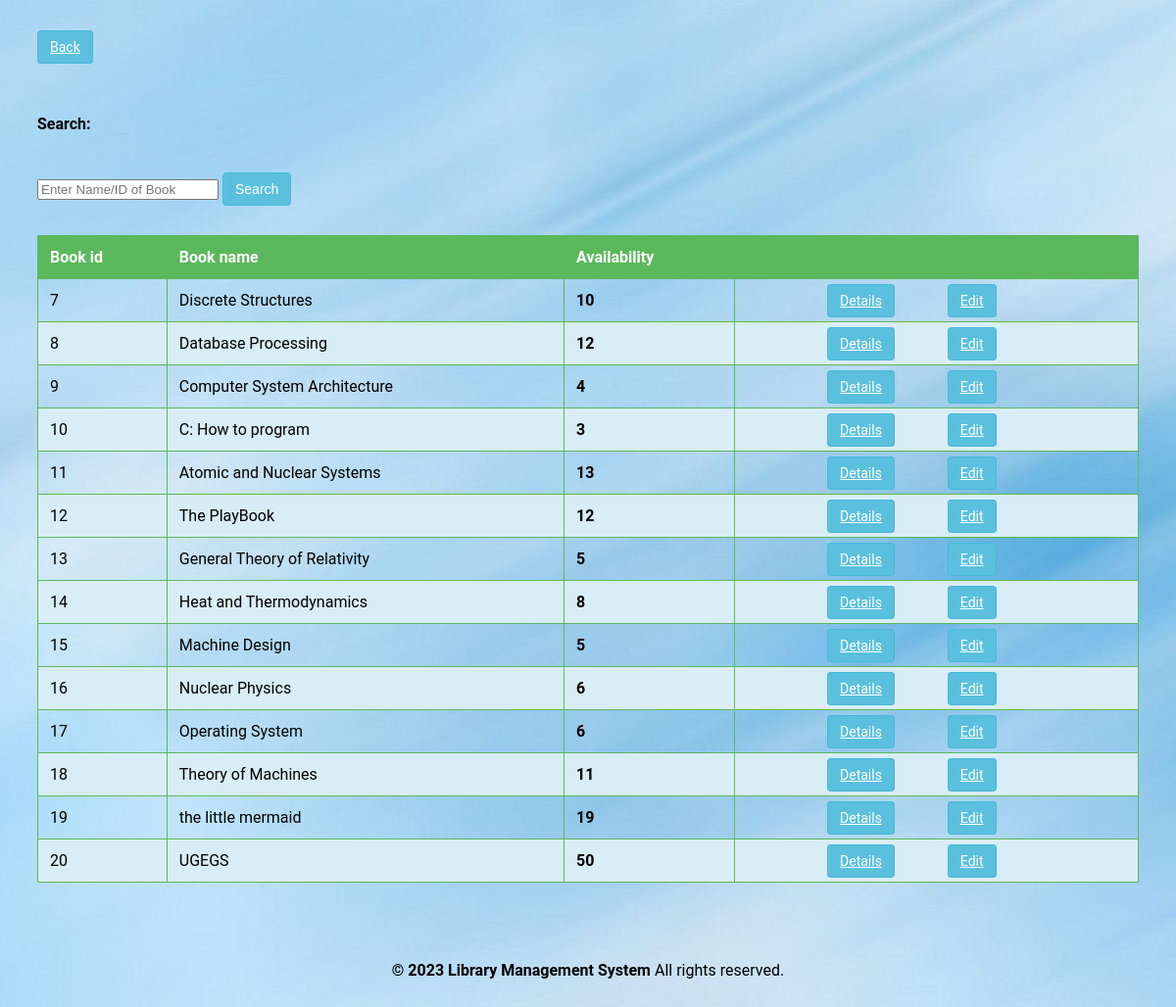
/admin/book.php (signed in), run on the app's committed database.
### tables this page shows
CREATE TABLE `book` (
  `BookId` int(10) NOT NULL,
  `Title` varchar(50) DEFAULT NULL,
  `Publisher` varchar(50) DEFAULT NULL,
  `Year` varchar(50) DEFAULT NULL,
  `Availability` int(5) DEFAULT NULL
);

### admin/book.php (the view, shortened to what this page needs)
<?php
require('dbconn.php');
?>
<?php
if ($_SESSION['RollNo']) {
    ?>
<!DOCTYPE html>
<html lang="en">
    <head>
        <a href="javascript:history.back()" class="btn btn-secondary">Back</a>
   </head>
    <body>
    <div class="span9">
        <form class="form-horizontal row-fluid" action="book.php" method="post">
            <div class="control-group">
                <label class="control-label" for="Search"><b>Search:</b></label>
                    <div class="controls">
                        <input type="text" id="title" name="title" placeholder="Enter Name/ID of Book" class="span8" required>
                            <button type="submit" name="submit"class="btn">Search</button>
                                </div>
    <?php
            if(isset($_POST['submit']))
                {$s=$_POST['title'];
                $sql="SELECT * FROM LMS.book WHERE BookId='$s' OR Title LIKE '%$s%' ORDER BY BookId ASC";
                     }
                else
                    $sql="SELECT * FROM LMS.book ORDER BY BookId ASC";
                        $result=$conn->query($sql);
                            $rowcount=mysqli_num_rows($result);
            if(!($rowcount))
                echo "<br><center><h2><b><i>No Results</i></b></h2></center>";
        else
            {
    ?>
            <table class="table" id = "tables">
                <thead>
                <tr>
                <th>Book id</th>
                <th>Book name</th>
                <th>Availability</th>
                <th></th>
                </tr>
                </thead>
                <tbody>
    <?php
        while($row=$result->fetch_assoc())
        {
        $bookid=$row['BookId'];
        $name=$row['Title'];
        $avail=$row['Availability'];
    ?>
                                    <tr>
            <td><?php echo $bookid ?></td>
            <td><?php echo $name ?></td>
            <td><b><?php echo $avail ?></b></td>
            <td><center>
            <a href="bookdetails.php?id=<?php echo $bookid; ?>" class="btn btn-primary">Details</a>
                                            <a href="edit_book_details.php?id=<?php echo $bookid; ?>" class="btn btn-success">Edit</a>
                                        </center></td>
                                    </tr>
                               <?php }} ?>
                               </tbody>
                                </table>
                            </div>
                </div>
<div class="footer">
            <div class="container">
                <b class="copyright">&copy; 2023 Library Management System </b>All rights reserved.
            </div>
        </div>
    </body>
</html>
<?php }
else {
    echo "<script type='text/javascript'>alert('Access Denied!!!')</script>";
} ?>

### admin/book.php (style rules this page uses)
body { font-family: 'Roboto', sans-serif; background: url('images/book.jpg') no-repeat; background-size: cover; background-position: center; padding:30px; }
.table { width: 100%; border-collapse: collapse; margin-top: 2px; overflow-x: auto; margin-top:30px; }
.table th, .table td { border: 1px solid #5cb85c; padding: 12px; text-align: left; }
.table th { background-color: #5cb85c; color: #fff; }
.table tbody tr:nth-child(even) { background-color: #d9edf7; }
.btn { padding: 8px 12px; font-size: 14px; cursor: pointer; background-color: #5bc0de; color: #fff; border: 1px solid #46b8da; border-radius: 4px; margin-right:50px; margin-top:40px; }
.footer { text-align: center; padding: 30px; color: #black; }
.span9 { margin-top:60px; margin-bottom:50px; }
.control-label { margin-top:100px; margin-bottom:500px; }

### data on the page
book: BookId "7", Title "Discrete Structures", Availability "10"
book: BookId "8", Title "Database Processing", Availability "12"
book: BookId "9", Title "Computer System Architecture", Availability "4"
book: BookId "10", Title "C: How to program", Availability "3"
book: BookId "11", Title "Atomic and Nuclear Systems", Availability "13"
book: BookId "12", Title "The PlayBook", Availability "12"
book: BookId "13", Title "General Theory of Relativity", Availability "5"
book: BookId "14", Title "Heat and Thermodynamics", Availability "8"
book: BookId "15", Title "Machine Design", Availability "5"
book: BookId "16", Title "Nuclear Physics", Availability "6"
book: BookId "17", Title "Operating System", Availability "6"
book: BookId "18", Title "Theory of Machines", Availability "11"
book: BookId "19", Title "the little mermaid", Availability "19"
book: BookId "20", Title "UGEGS", Availability "50"
